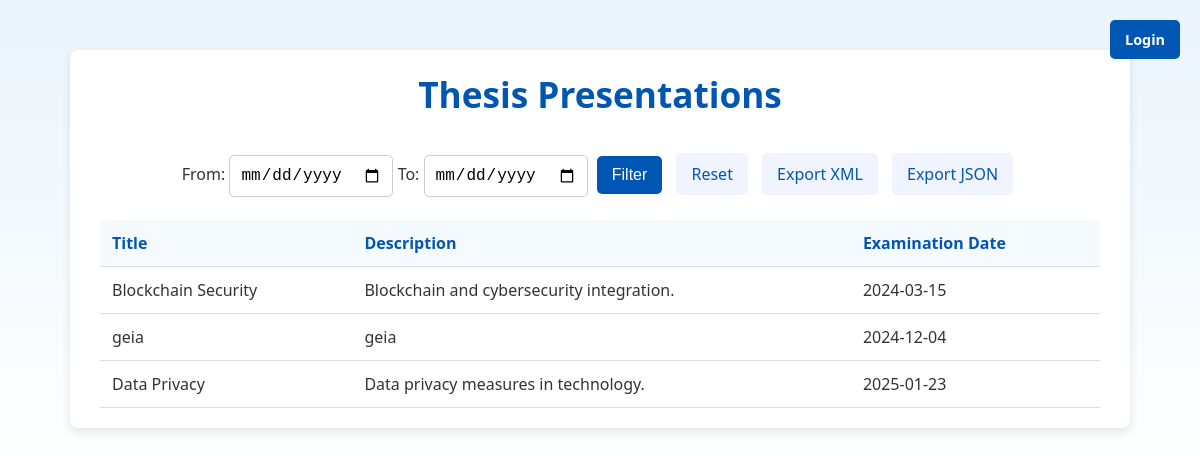
Before: /demo.php with the older database file.
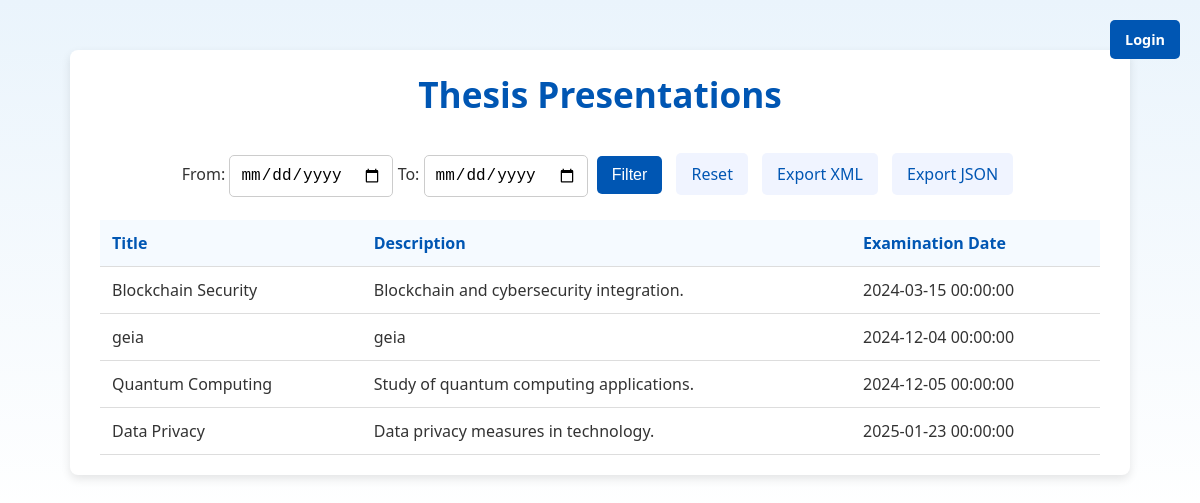
After: the same page with the newer database file.
### tables this page shows
CREATE TABLE `thesis` (
  `thesisID` int(11) NOT NULL,
  `title` varchar(255) NOT NULL,
  `description` text NOT NULL,
  `status` enum('under assignment','active','under review','finalized','withdrawn') NOT NULL,
  `supervisorID` int(11) NOT NULL,
  `member1ID` int(11) DEFAULT NULL,
  `member2ID` int(11) DEFAULT NULL,
  `studentID` int(11) DEFAULT NULL,
  `finalGrade` decimal(2,1) DEFAULT NULL,
  `postedDate` date NOT NULL,
  `assignmentDate` date DEFAULT NULL,
  `completionDate` date DEFAULT NULL,
  `examinationDate` datetime DEFAULT NULL,
  `withdrawalDate` date DEFAULT NULL,
  `pdf` varchar(50) DEFAULT NULL,
  `withdrawn_comment` enum('from professor','from secretary') DEFAULT NULL,
  `general_assembly` varchar(20) DEFAULT NULL,
  `member1Grade` double(2,1) DEFAULT NULL,
  `member2Grade` double(2,1) DEFAULT NULL,
  `nemertes` varchar(50) DEFAULT NULL
);

### demo.php (the view, shortened to what this page needs)
<?php
include 'access.php';
try {
    $pdo = new PDO("mysql:host=$host;dbname=$db_name;charset=utf8", $user, $password);
} catch (PDOException $e) {
    die("Database connection failed: " . $e->getMessage());
}
$start = $_GET['start'] ?? null;
$end = $_GET['end'] ?? null;
$query = "SELECT thesisID, title, description, examinationDate FROM thesis WHERE examinationDate IS NOT NULL";
$params = [];
$query .= " ORDER BY examinationDate ASC";
$stmt = $pdo->prepare($query);
$stmt->execute($params);
$theses = $stmt->fetchAll(PDO::FETCH_ASSOC);
?>
<!DOCTYPE html>
<html lang="en">
<head>
</head>
<body>
    <a href="login.php" class="login-btn">Login</a>
    <div class="container">
        <div class="header">
            <h1>Thesis Presentations</h1>
        </div>
        <div class="filter-section">
            <form method="GET" action="">
                <label for="start">From:</label>
                <input type="date" id="start" name="start" value="<?= htmlspecialchars($start) ?>">
                <label for="end">To:</label>
                <input type="date" id="end" name="end" value="<?= htmlspecialchars($end) ?>">
                <button type="submit" class="button button-primary">Filter</button>
                <a href="demo.php" class="button button-secondary">Reset</a>
                <a href="endpoint.php?start=<?= htmlspecialchars($start) ?>&end=<?= htmlspecialchars($end) ?>&format=xml" class="button button-secondary">Export XML</a>
                <a href="endpoint.php?start=<?= htmlspecialchars($start) ?>&end=<?= htmlspecialchars($end) ?>&format=json" class="button button-secondary">Export JSON</a>
            </form>
        </div>
        <?php if ($theses): ?>
            <table>
                <thead>
                    <tr>
                        <th>Title</th>
                        <th>Description</th>
                        <th>Examination Date</th>
                    </tr>
                </thead>
                <tbody>
                    <?php foreach ($theses as $thesis): ?>
                        <tr>
                            <td><?= htmlspecialchars($thesis['title']) ?></td>
                            <td><?= nl2br(htmlspecialchars($thesis['description'])) ?></td>
                            <td><?= htmlspecialchars($thesis['examinationDate']) ?></td>
                        </tr>
                    <?php endforeach; ?>
                </tbody>
            </table>
        <?php else: ?>
            <p class="no-results">No theses found for the selected date range.</p>
        <?php endif; ?>
    </div>
</body>
</html>

### demo.php (style rules this page uses)
body { font-family: 'Segoe UI', Tahoma, Geneva, Verdana, sans-serif; background: linear-gradient(to bottom, #eaf4fc, #ffffff); color: #333; margin: 0; padding: 0; }
a { text-decoration: none; color: inherit; }
.container { max-width: 1000px; margin: 50px auto; background: #fff; box-shadow: 0px 4px 10px rgba(0, 0, 0, 0.1); border-radius: 8px; padding: 20px 30px; }
.header { text-align: center; margin-bottom: 30px; }
h1 { color: #0056b3; font-size: 2.2rem; margin: 0; }
.button { display: inline-block; padding: 10px 15px; border-radius: 5px; border: none; cursor: pointer; font-size: 1rem; margin: 5px; }
.button-primary { background-color: #0056b3; color: #fff; transition: background-color 0.3s ease; }
.button-secondary { background-color: #f0f4ff; color: #0056b3; transition: background-color 0.3s ease; }
.filter-section { margin-bottom: 20px; display: flex; justify-content: center; flex-wrap: wrap; gap: 15px; }
input[type="date"] { padding: 10px; font-size: 1rem; border: 1px solid #ccc; border-radius: 5px; }
table { width: 100%; border-collapse: collapse; margin-top: 20px; }
th, td { padding: 12px; text-align: left; border-bottom: 1px solid #ddd; }
th { background-color: #f5faff; color: #0056b3; font-weight: bold; }
.login-btn { text-decoration: none; color: white; background-color: #0056b3; padding: 10px 15px; border-radius: 5px; position: absolute; top: 20px; right: 20px; font-size: 0.9rem; font-weight: bold; }

Changed rows visible on the page:
changed thesis "Blockchain Security": examinationDate "2024-03-15" → "2024-03-15 00:00:00"
changed thesis "geia": examinationDate "2024-12-04" → "2024-12-04 00:00:00"
now on this page (row edited): thesis: title "Quantum Computing", description "Study of quantum computing applications.", examinationDate "2024-12-05 00:00:00"
changed thesis "Data Privacy": examinationDate "2025-01-23" → "2025-01-23 00:00:00"
